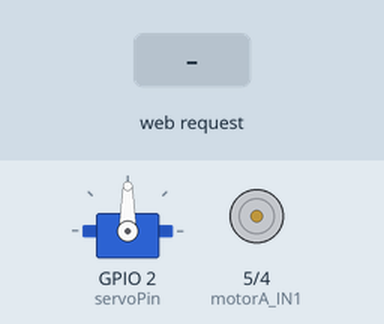
A sketch run on a simulated ESP8266 (NodeMCU). On the bench: servo, motor-driver pin pairs drawn as motors (green arrow = first pin HIGH = forward, orange = second pin HIGH = backward, longer = more drive, scaled by the enable pin). Inputs (shaded band) come from the test bench. WiFi joins after 1.5 s; servers stay silent unless stated; what the sketch prints to the serial monitor is not drawn.

Above: at 3.2 s.
3.3 s: HTTP request GET /forward received
4.8 s: HTTP request GET /backward received
6.3 s: HTTP request GET /forward?value=120 received
At 6.9 s:
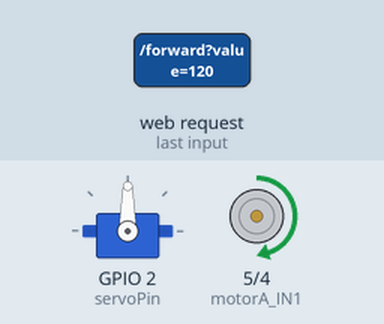
7.8 s: HTTP request GET /backward?value=120 received
At 9.0 s:
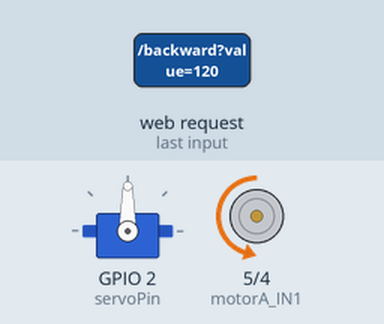
9.3 s: HTTP request GET /left?value=120 received
At 10.4 s:
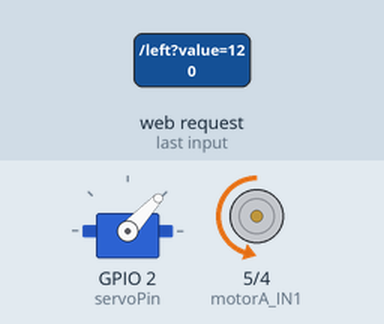
10.8 s: HTTP request GET /forward?value=1 received
At 11.5 s:
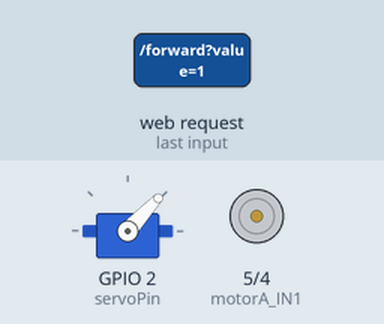
Timing chart, 0 to 13.3 s (numbered marks = the images above; inputs shaded):
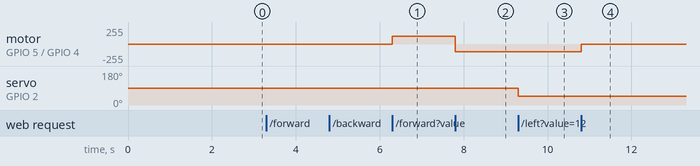

The sketch:

main.ino
```cpp
#include <ESP8266WiFi.h>
#include <ESP8266WebServer.h>
#include <Servo.h>

const char *ssid = "System32";
const char *password = "edisonp21";

Servo servo;
ESP8266WebServer server(80);

int motorA_IN1 = 5;
int motorA_IN2 = 4;
int motorA_ENA = 0;

int servoPin = 2;

void setup()
{
    Serial.begin(115200);
    connectionWiFi();

    setupPins();
    setupWebServer();
    servo.attach(servoPin);

    server.begin();
}

void loop()
{
    server.handleClient();
}

void connectionWiFi()
{
    WiFi.begin(ssid, password);

    while (WiFi.status() != WL_CONNECTED)
    {
        delay(1000);
        Serial.print(".");
    }
    Serial.println(WiFi.localIP());
}

void setupPins()
{
    pinMode(motorA_IN1, OUTPUT);
    pinMode(motorA_IN2, OUTPUT);
    pinMode(motorA_ENA, OUTPUT);
}

void setupWebServer()
{
    server.on("/forward", HTTP_GET, handleMoveForward);
    server.on("/backward", HTTP_GET, handleMoveBackward);
    server.on("/left", HTTP_GET, handleMoveLeft);
    server.on("/right", HTTP_GET, handleMoveRight);
}

void handleMoveForward()
{
    int intensity = getIntensity();

    moveMotorForwardBackward(HIGH, LOW, intensity);

    server.send(200, "text/plain", "Moving forward");
}

void handleMoveBackward()
{
    int intensity = getIntensity();

    moveMotorForwardBackward(LOW, HIGH, intensity);

    server.send(200, "text/plain", "Moving backward");
}

void handleMoveLeft()
{
    int value = getIntensity();

    moveMotorLeftRight(value, false);

    server.send(200, "text/plain", "Moving left");
}

void handleMoveRight()
{
    int value = getIntensity();

    moveMotorLeftRight(value, true);

    server.send(200, "text/plain", "Moving right");
}

int getIntensity()
{
    int intensity = server.arg("value").toInt();
    return constrain(intensity, 0, 255);
}

void setLed(int pin, int intensity)
{
    analogWrite(pin, intensity);
}

void moveMotorLeftRight(int value, bool side)
{
    int angle;
    if (!side)
    {
        angle = map(value, 0, 250, 90, 0);
    }
    else
    {
        angle = map(value, 0, 250, 90, 180);
    }
    servo.write(angle);
}

void moveMotorForwardBackward(int in1State, int in2State, int speed)
{
    speed = map(speed, 0, 255, 0, 1023); // ? Definir en 400 para mejor control
    digitalWrite(motorA_IN1, in1State);
    digitalWrite(motorA_IN2, in2State);
    analogWrite(motorA_ENA, speed);
}
```

Measured:
- after the input at 6.3 s, motor on GPIO 5 (motorA_IN1) / GPIO 4 (motorA_IN2): stopped → forward 119/255 at once
- after the input at 7.8 s, motor on GPIO 5 (motorA_IN1) / GPIO 4 (motorA_IN2): forward 119/255 → backward 119/255 at once
- after the input at 9.3 s, servo on GPIO 2 (servoPin): 90° → 47° at once
- after the input at 10.8 s, motor on GPIO 5 (motorA_IN1) / GPIO 4 (motorA_IN2): backward 119/255 → stopped at once
